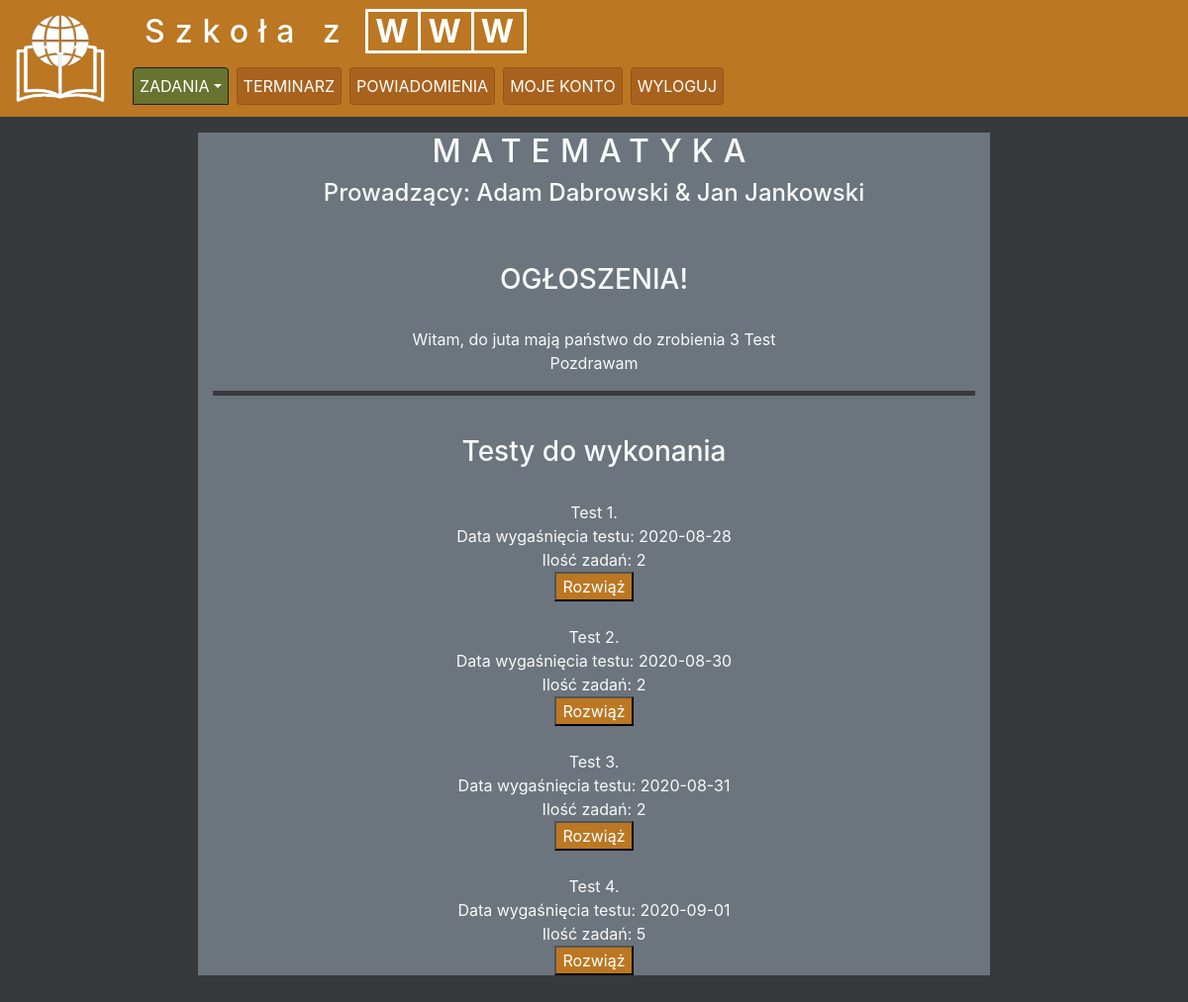
Page /zadanieMatU.php (signed in) on the committed database.
### tables this page shows
CREATE TABLE `zajecia` (
  `id` int(11) NOT NULL,
  `nauczyciel_id` int(11) NOT NULL,
  `przedmiot_id` int(11) NOT NULL
);

CREATE TABLE `nauczyciele` (
  `id` int(11) NOT NULL,
  `imie` text NOT NULL,
  `nazwisko` text NOT NULL,
  `login` text NOT NULL,
  `haslo` text NOT NULL
);

CREATE TABLE `ogloszeniazad` (
  `id` int(11) NOT NULL,
  `nauczyciel_id` int(11) NOT NULL,
  `klasa_id` int(11) NOT NULL,
  `przedmiot_id` int(11) NOT NULL,
  `wiadomosc` text NOT NULL
);

CREATE TABLE `paczkazad` (
  `id` int(11) NOT NULL,
  `klasa_id` int(11) NOT NULL,
  `przedmiot_id` int(11) NOT NULL,
  `termin` date DEFAULT NULL
);

### zadanieMatU.php (the view, shortened to what this page needs)
<!DOCTYPE html>
<html lang="pl">
<head>
	<link rel="stylesheet" href="css/bootstrap.min.css">
	<link rel="stylesheet" href="main.css">
</head>
<body>
	<?php $active = "z_matU"; require "header.php";	?>
	<main>
		<div class="container-fluid">
			<div class="row">
				<div class="col-sm-8 my-3 mx-auto bg-secondary text-center text-light">
					<h2>MATEMATYKA</h2>
					<?php
						require_once "dbconnect.php";
						$conn = new mysqli($host, $user, $pass, $db);
						$resultNauczyciel = $conn->query("SELECT * FROM zajecia WHERE przedmiot_id = 1");
						$i = 1;
						if ($resultNauczyciel->num_rows>1) {
							while ($rowNauczyciel = $resultNauczyciel->fetch_assoc()) {
								$nauczycielId = $rowNauczyciel['nauczyciel_id'];
								$result = $conn->query("SELECT * FROM nauczyciele WHERE $nauczycielId = id");
								$row = $result->fetch_assoc();
								$ilość = $resultNauczyciel->num_rows;
								if ($i < $ilość) {
									echo "<h4> Prowadzący: ".$row['imie']." ".$row['nazwisko'];
								} else {
									echo " & ".$row['imie']." ".$row['nazwisko']."</h4><br><br>";
								}
								$i++;
							}
						}
					?>
					<h3>OGŁOSZENIA!</h3>
					<?php
						require_once "dbconnect.php";
						$conn = new mysqli($host, $user, $pass, $db);
						$dane = explode(",", $_SESSION['zalogowany']);
						$result = $conn->query("SELECT * FROM uczniowie WHERE $dane[1] = id");
						$row = $result->fetch_assoc();
						$klasaId = $row['klasa_id'];
						$resultOgloszenie = $conn->query("SELECT * FROM ogloszeniazad WHERE przedmiot_id = '1' AND klasa_id = $klasaId ORDER BY id DESC");
						while ($rowOgloszenie = $resultOgloszenie->fetch_assoc()) {
							echo "<br>".str_replace("\n", "<br>",$rowOgloszenie['wiadomosc'])."<br><hr style='height: 5px; background: #373a3d; border: 0px;'>" ;
						}
					?>
					<br>
                    <h3>Testy do wykonania</h3>
                        <?php
                                require "dbconnect.php";
                                $conn = new mysqli($host, $user, $pass, $db);
                                $dane = explode(",", $_SESSION['zalogowany']);
                                $resultKlasa = $conn->query("SELECT * FROM uczniowie WHERE id = '$dane[1]'");
                                $rowKlasa = $resultKlasa->fetch_assoc();
                                $klasaId = $rowKlasa['klasa_id'];
                                $result = $conn->query("SELECT * FROM paczkazad WHERE klasa_id = $klasaId AND przedmiot_id = 1 ORDER BY termin");
                                $i = 1;
                                while ($row = $result->fetch_assoc()) {
                                    $paczkaId = $row['id'];
                                    $termin = $row['termin'];
                                    $resultIlosc = $conn->query("SELECT COUNT(id) FROM paczkap WHERE paczkazad_id = $paczkaId");
                                    $rowIlosc = ($resultIlosc->fetch_row())[0];
                                    echo "<br>Test ".$i.". <br>Data wygaśnięcia testu: ".$termin."<br>Ilość zadań: ".$rowIlosc."<br>";
                                    echo "<form role='form' action='test.php' method='post'>";
                                    echo "<input type='submit' value='Rozwiąż' class='submitButton'><br></form>";
                                    $i++;
                                }
                        ?>
                </div>
				</div>
				<br><br>
				</div>
	</main>
</body>
</html>

### main.css (style rules this page uses)
body { background-color: #373a3d; }
@media (min-width: 576px) { h2 { letter-spacing: 10px; } }
.submitButton { background-color: #b72; color: white; }

### rows in the picture
zajecia: nauczyciele.imie "Adam", nauczyciele.nazwisko "Dabrowski"
zajecia: nauczyciele.imie "Jan", nauczyciele.nazwisko "Jankowski"
ogloszeniazad: wiadomosc "Witam, do juta mają państwo do zrobienia 3 Test Pozdrawam"
paczkazad: termin "2020-08-28", rowIlosc "2"
paczkazad: termin "2020-08-30", rowIlosc "2"
paczkazad: termin "2020-08-31", rowIlosc "2"
paczkazad: termin "2020-09-01", rowIlosc "5"
